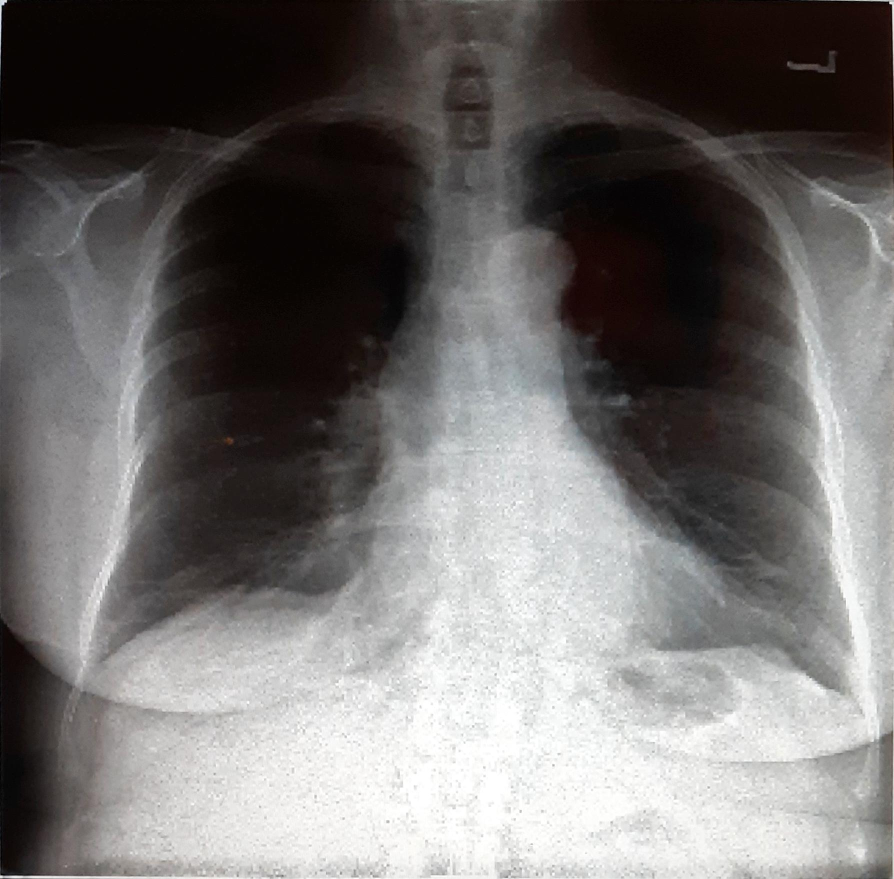
#> input picture images/Patient1.jpg, 1787 x 1758 px (shown at 1/2 size)
$ python random_walker.py images/Patient1.jpg out.png 100
#> lines starting #> are read from the running program, lines starting #| are printed output that depends on the picture; after the words box and inside, x2 and y2 are one past the last pixel; in counts of white or black regions, pixels touching at a corner belong together
import os
import sys
import numpy as np
import matplotlib.pyplot as plt
from skimage.segmentation import random_walker
from skimage.exposure import rescale_intensity
from skimage.io import imread
from skimage.util import img_as_float
import pydicom

# Fonction pour lire l'image (prise en charge PNG/JPEG/DICOM)
def read_image(path):
#> called with path = 'images/Patient1.jpg'
    ext = os.path.splitext(path)[-1].lower()
    if ext in ['.jpg', '.jpeg', '.png']:
        image = imread(path, as_gray=True)
#> image: shape (1758, 1787) float64; min 0, max 1, mean 0.44
    elif ext in ['.dcm', '.dicom']:
        ds = pydicom.dcmread(path)
        image = ds.pixel_array.astype(np.float32)
        image -= image.min()
        image /= image.max()
    else:
        raise ValueError(f"Format non supporté : {ext}")
    return img_as_float(image)

# Vérification des arguments
if len(sys.argv) != 4:
    print("Usage: python random_walker.py input_image output_image threshold")
    sys.exit(1)

input_path = sys.argv[1]
output_path = sys.argv[2]
try:
    threshold = int(sys.argv[3])
except ValueError:
    print("Le seuil doit être un entier entre 0 et 255.")
    sys.exit(1)

# Lecture de l'image
image = read_image(input_path)

# Ajout de bruit (comme dans l'exemple)
rng = np.random.default_rng()
sigma = 0.35
noisy_image = image + rng.normal(loc=0, scale=sigma, size=image.shape)
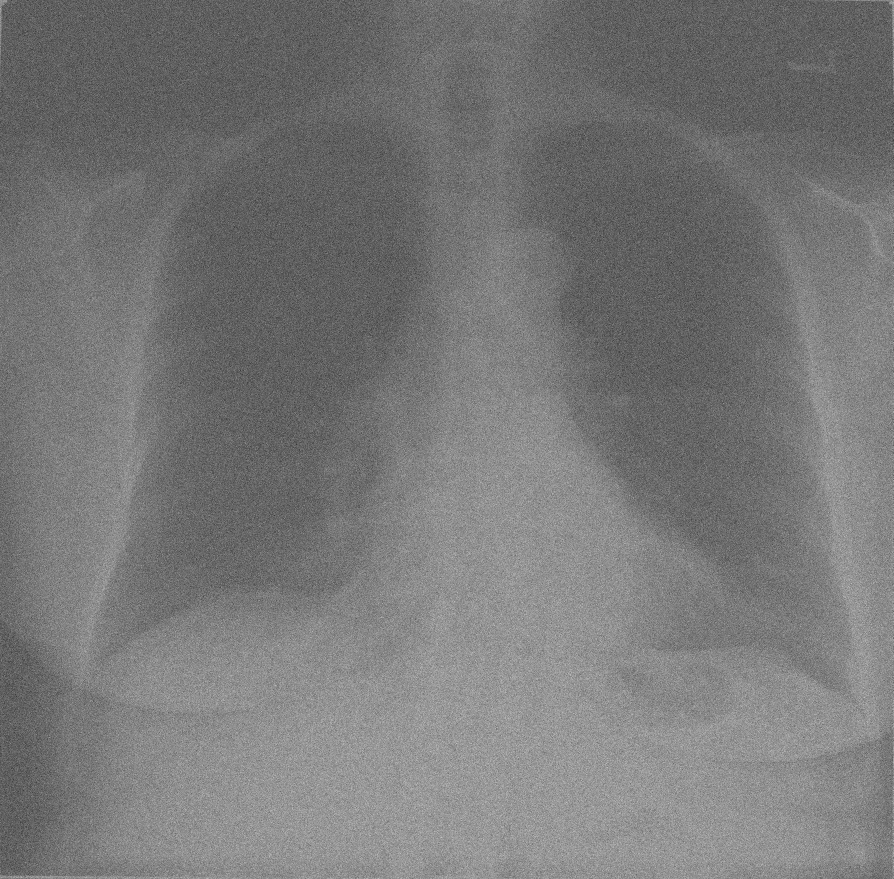
#> noisy_image: shape (1758, 1787) float64 (shown at 1/2 size); min -1.58, max 2.69, mean 0.44; drawn with min black and max white
noisy_image = rescale_intensity(noisy_image, in_range=(-sigma, 1 + sigma), out_range=(-1, 1))
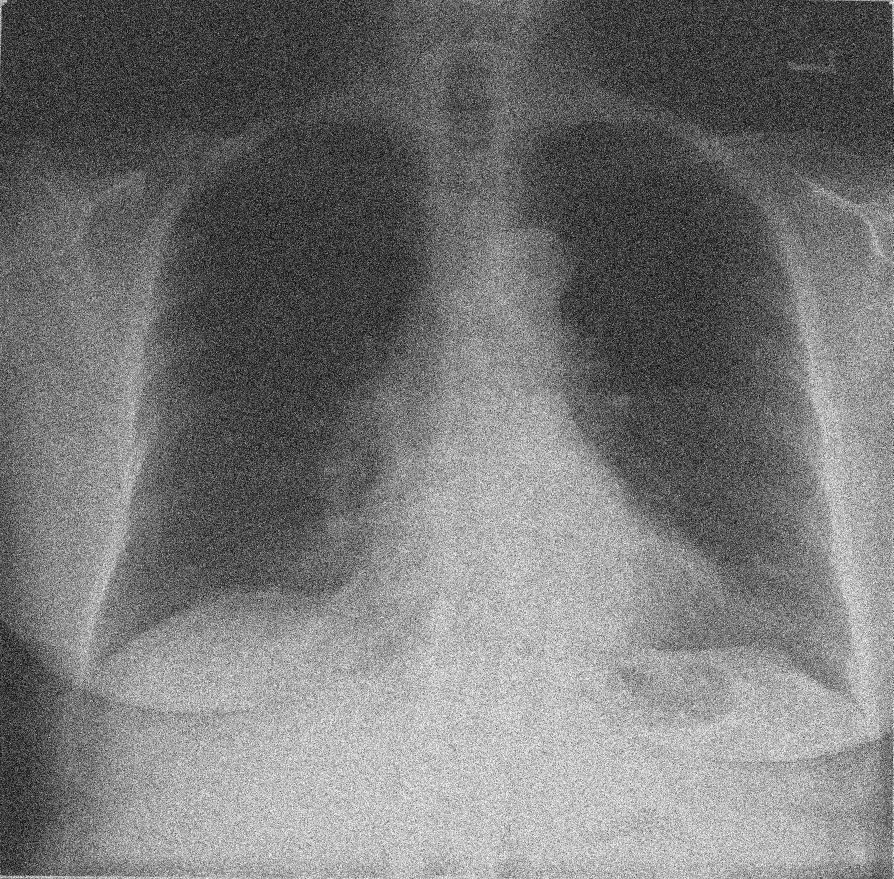
#> noisy_image: shape (1758, 1787) float64 (shown at 1/2 size); min -1, max 1, mean -0.0672; drawn with min black and max white

# Création des marqueurs
markers = np.zeros(noisy_image.shape, dtype=np.uint8)
markers[noisy_image < -0.95] = 1
markers[noisy_image > 0.95] = 2

# Application de l’algorithme Random Walker
labels = random_walker(noisy_image, markers, beta=10, mode='cg')
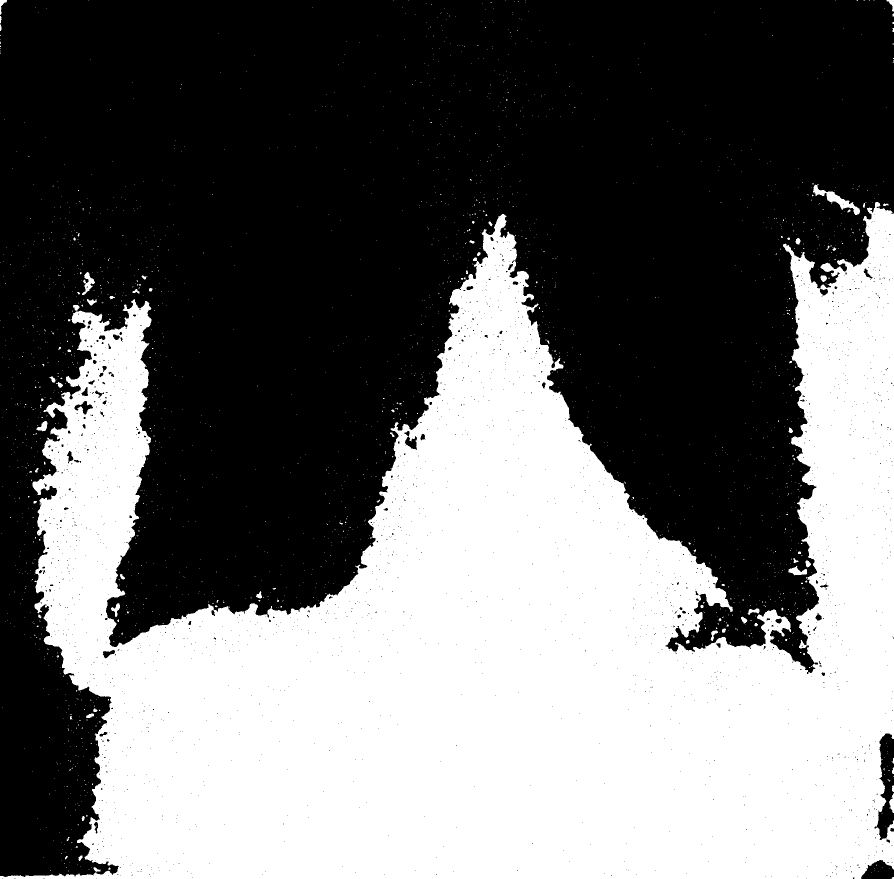
#> labels: shape (1758, 1787) (shown at 1/2 size); values 1 (black) and 2 (white), 42.9% white; 2185 white regions (2117 under 20 px), largest, box (x1, y1, x2, y2) and area: (0, 404, 1787, 1758) 1336187, (1626, 368, 1720, 430) 1362, (164, 544, 190, 590) 492

# Sauvegarde uniquement de l’image segmentée
plt.imsave(output_path, labels, cmap='gray')

# Impression du seuil pour PHP
print(threshold)

$ run again, on images/Patient12.jpg
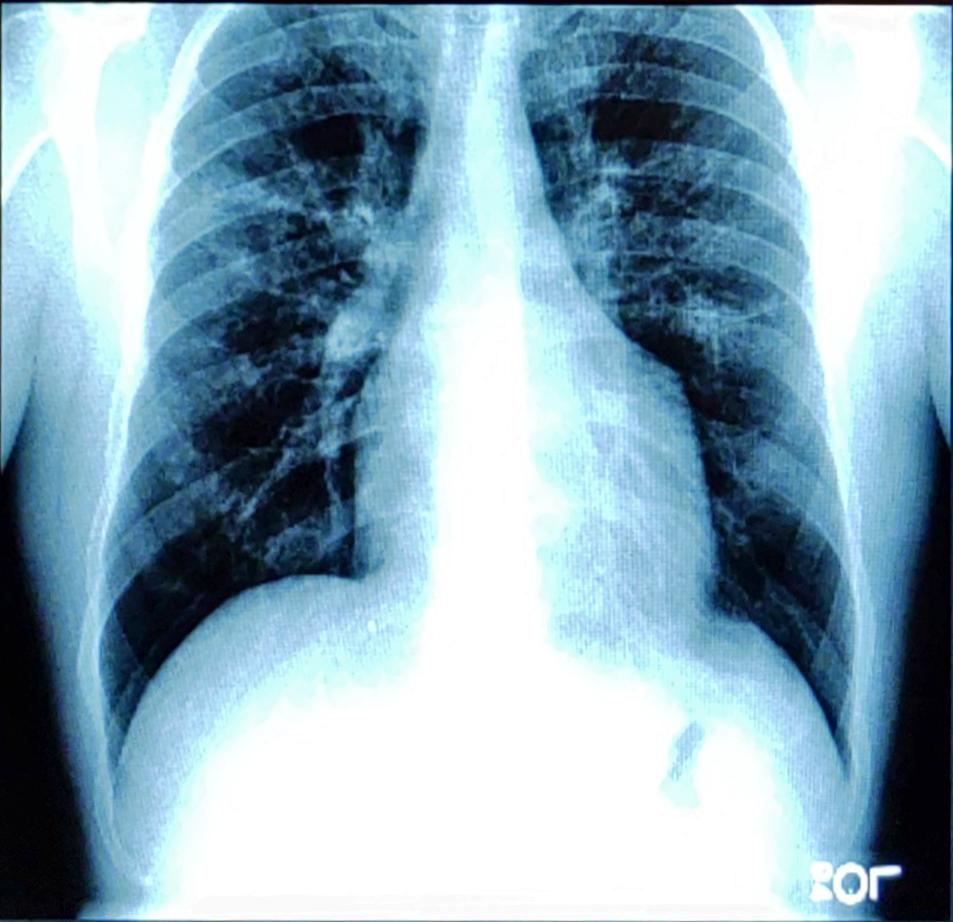
#> input picture images/Patient12.jpg, 953 x 922 px
#> `noisy_image = rescale_intensity(noisy_image, in_range=(-sigma, 1 + sig..`:
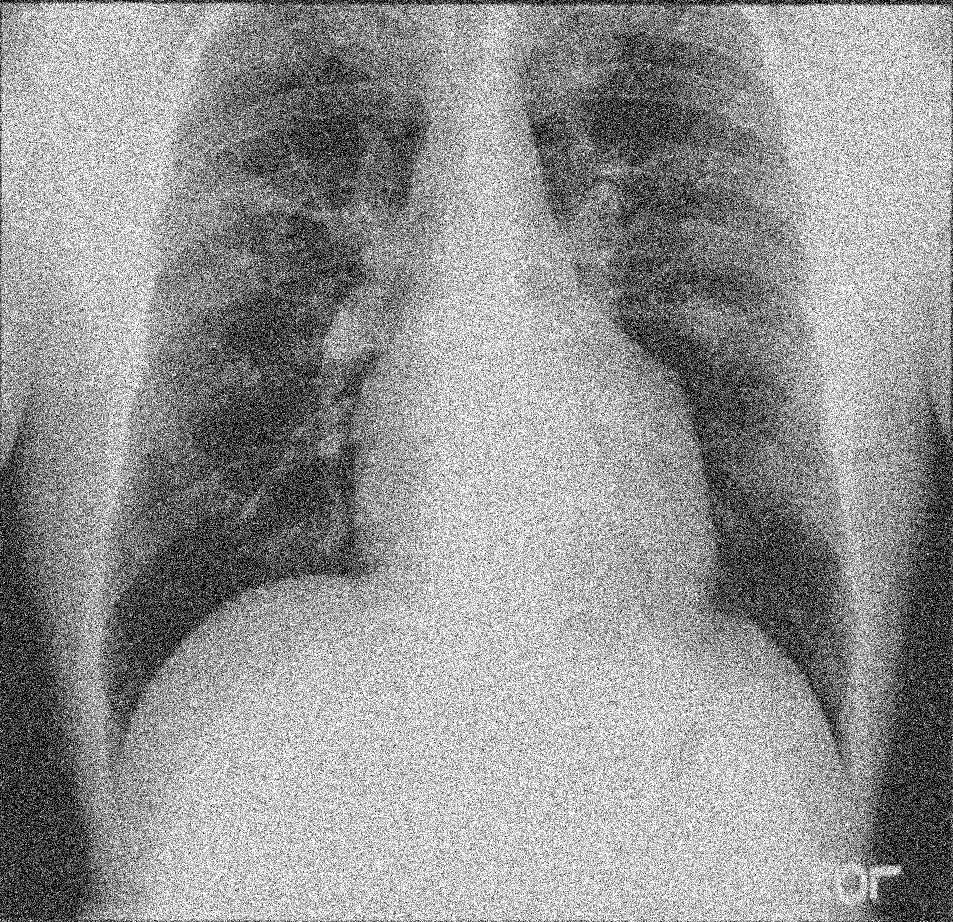
#> noisy_image: shape (922, 953) float64; min -1, max 1, mean 0.164; drawn with min black and max white
#> `labels = random_walker(noisy_image, markers, beta=10, mode='cg')`:
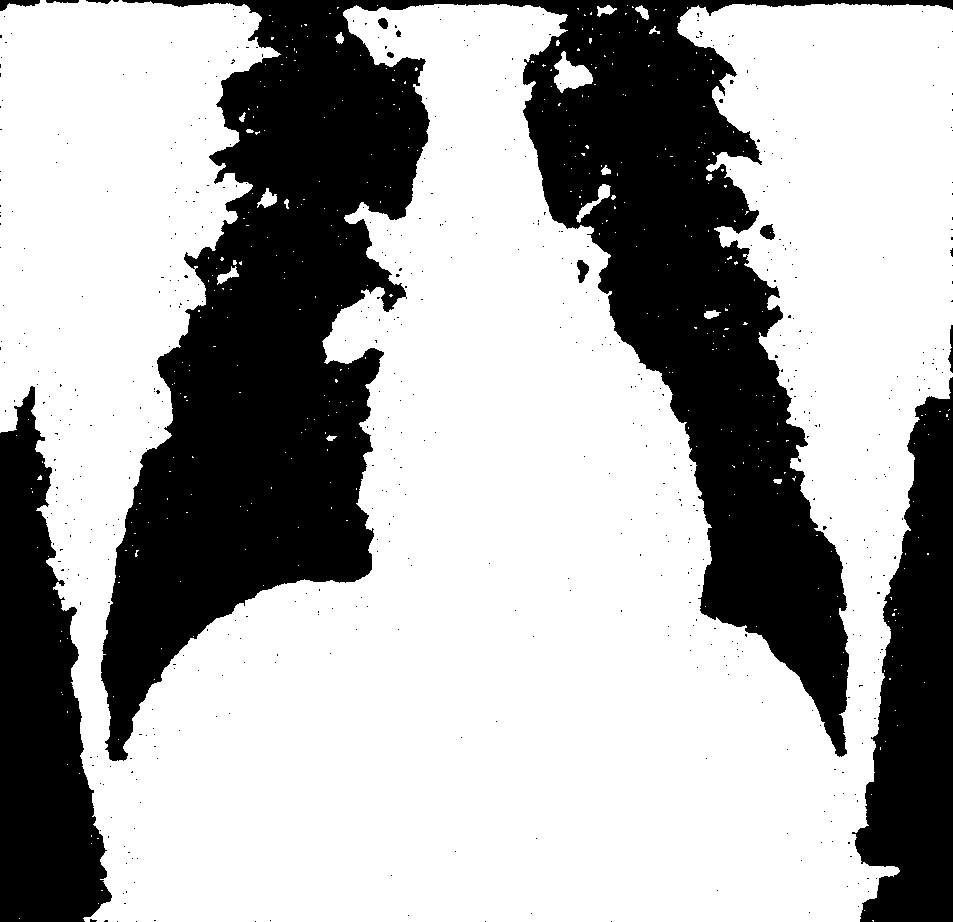
#> labels: shape (922, 953); values 1 (black) and 2 (white), 66.7% white; 575 black regions (563 under 20 px), largest, box (x1, y1, x2, y2) and area: (101, 0, 953, 761) 219402, (0, 386, 112, 922) 36583, (852, 377, 953, 922) 34390

$ run again, on images/Patient13.jpg
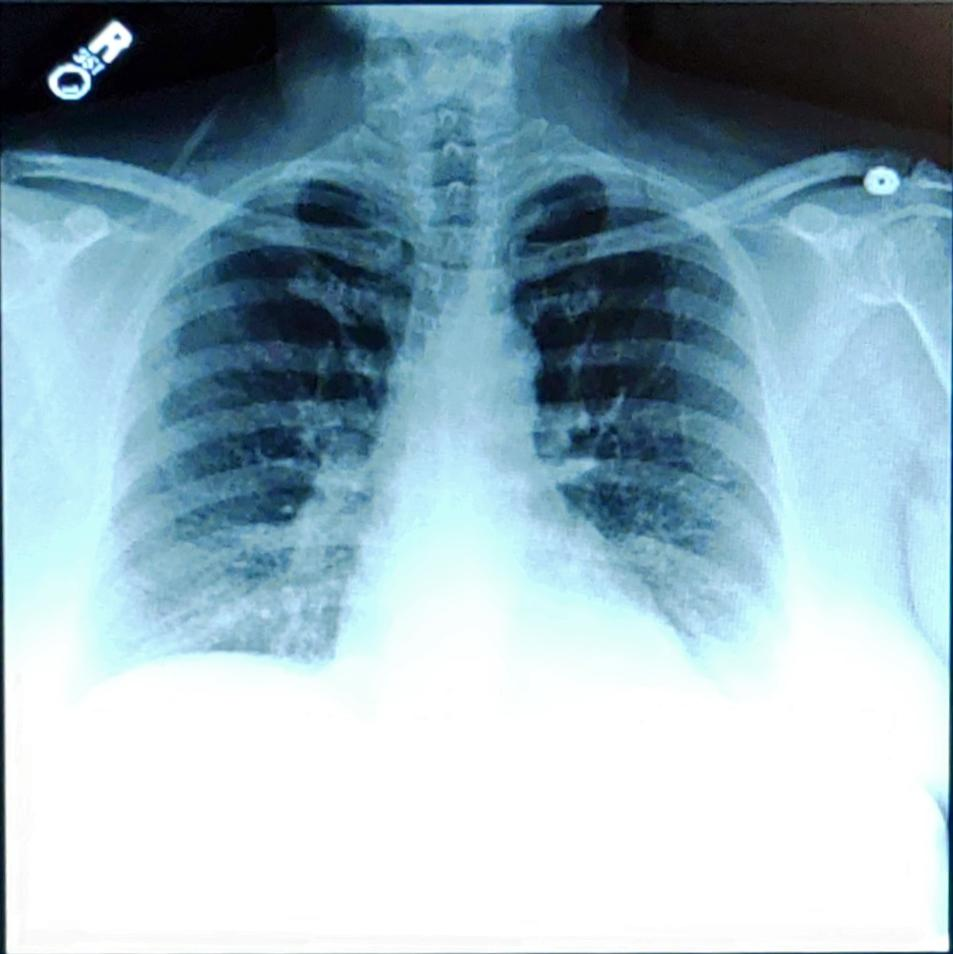
#> input picture images/Patient13.jpg, 953 x 954 px
#> `noisy_image = rescale_intensity(noisy_image, in_range=(-sigma, 1 + sig..`:
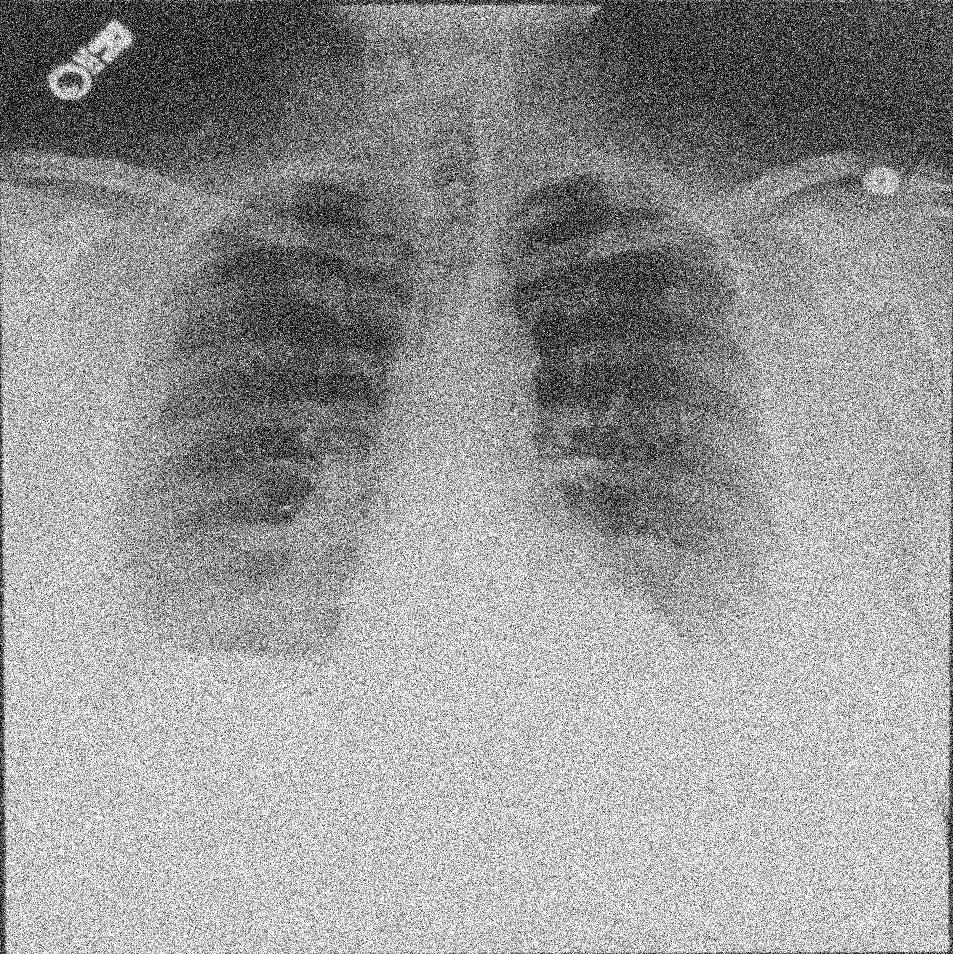
#> noisy_image: shape (954, 953) float64; min -1, max 1, mean 0.194; drawn with min black and max white
#> `labels = random_walker(noisy_image, markers, beta=10, mode='cg')`:
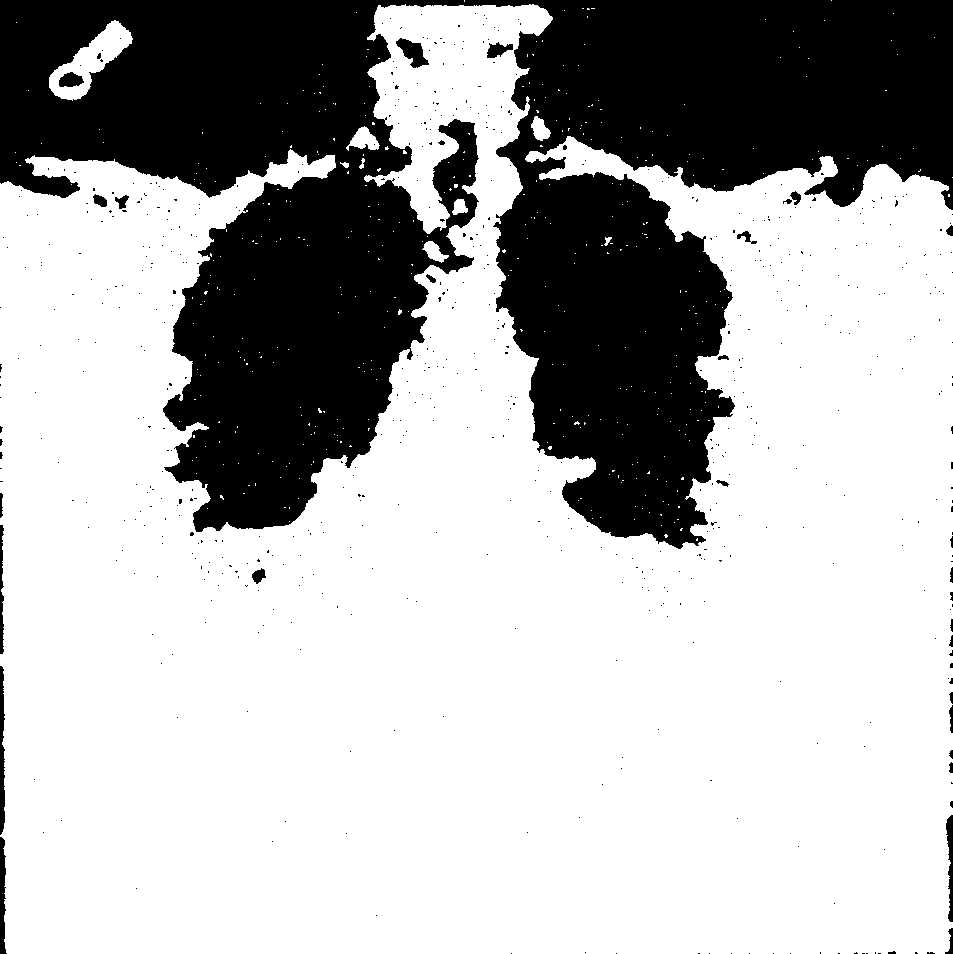
#> labels: shape (954, 953); values 1 (black) and 2 (white), 69.7% white; 628 black regions (598 under 20 px), largest, box (x1, y1, x2, y2) and area: (0, 0, 953, 549) 270325, (0, 666, 5, 835) 677, (0, 837, 7, 954) 571

$ run again, on images/Patient14.jpg
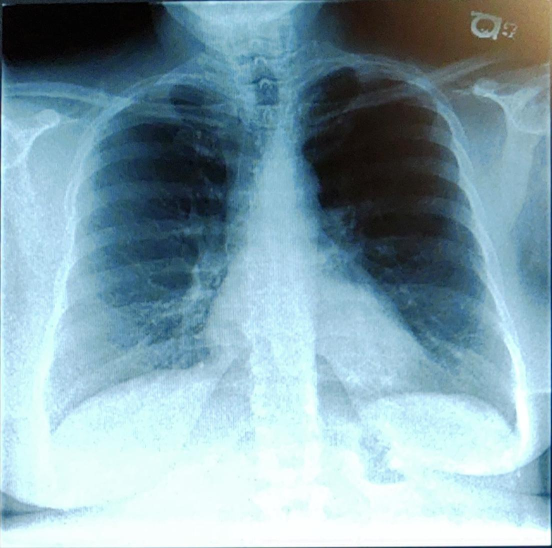
#> input picture images/Patient14.jpg, 1104 x 1096 px (shown at 1/2 size)
#> `noisy_image = rescale_intensity(noisy_image, in_range=(-sigma, 1 + sig..`:
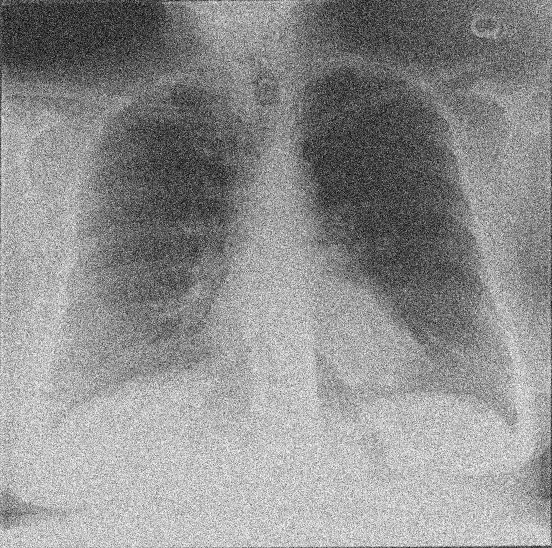
#> noisy_image: shape (1096, 1104) float64 (shown at 1/2 size); min -1, max 1, mean 0.125; drawn with min black and max white
#> `labels = random_walker(noisy_image, markers, beta=10, mode='cg')`:
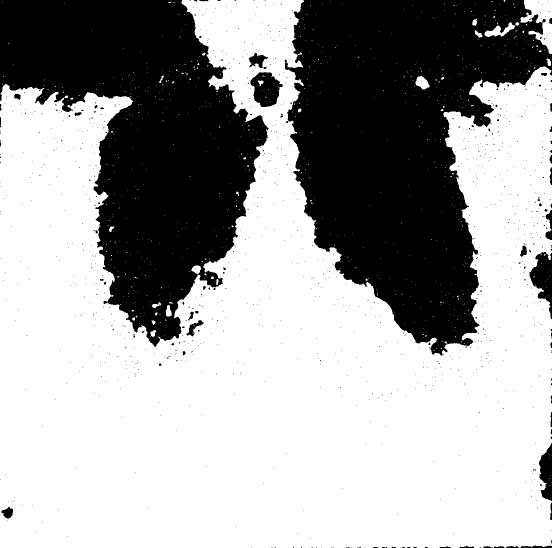
#> labels: shape (1096, 1104) (shown at 1/2 size); values 1 (black) and 2 (white), 64.3% white; 1042 black regions (994 under 20 px), largest, box (x1, y1, x2, y2) and area: (569, 0, 1104, 711) 224486, (0, 0, 537, 695) 193561, (1059, 504, 1104, 638) 3166
